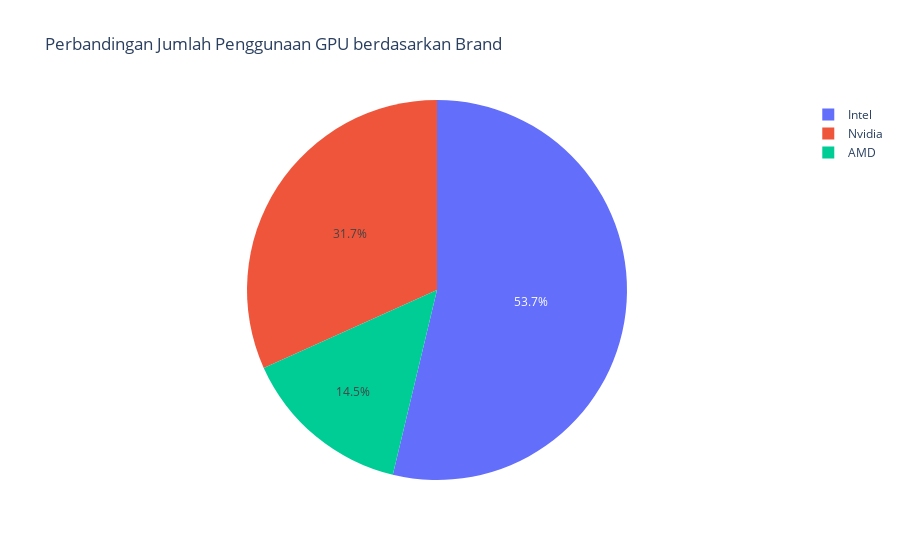

Notebook code cell kept with this figure:
### Markdown cell above
**Menggunakan Pyplot**

### Code cell
fig = px.pie(gpu_brand, names = 'gpu_brand', values = 'counts', labels = {'counts': 'Jumlah Laptop'}, title = 'Perbandingan Jumlah Penggunaan GPU berdasarkan Brand')

fig.show()

### Figure 1 — Plotly figure (JSON) as saved in the notebook; plotly's stock layout.template omitted (floating-point values rounded to 4 significant figures)
{"data": [{"domain": {"x": [0, 1], "y": [0, 1]}, "hovertemplate": "gpu_brand=%{label}<br>Jumlah Laptop=%{value}<extra></extra>", "labels": ["AMD", "Intel", "Nvidia"], "legendgroup": "", "name": "", "showlegend": true, "type": "pie", "values": [142, 525, 310]}], "layout": {"legend": {"tracegroupgap": 0}, "title": {"text": "Perbandingan Jumlah Penggunaan GPU berdasarkan Brand"}}}
